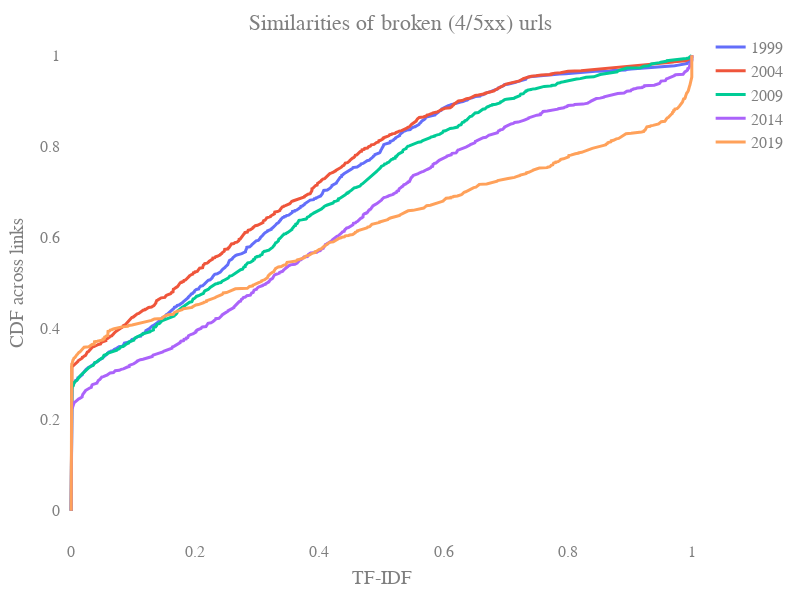
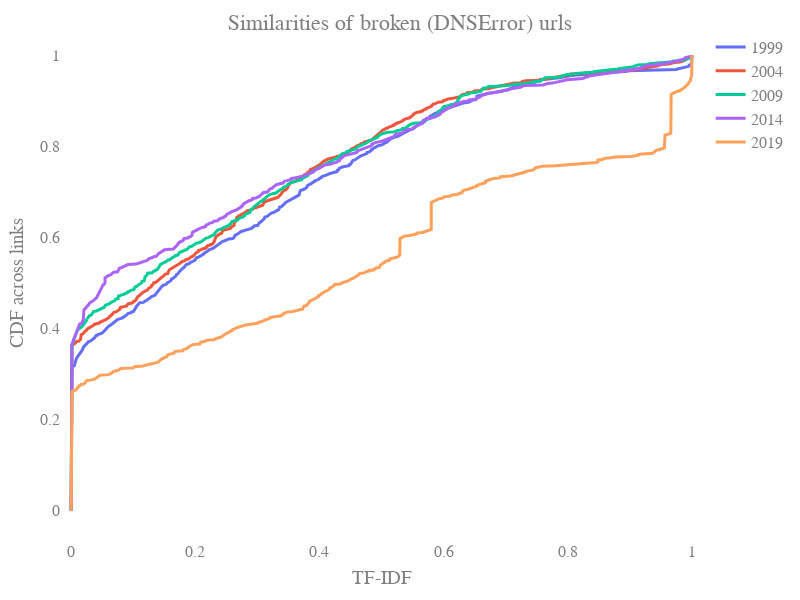

The notebook cell these images were saved under, in order:
### Markdown cell above
## Similarity on searched results of broken page
- Broken page contains 45xx, DNS, home-redirect, nonhome-redirect, and no-redirect

### Code cell
searched_urls = db.search_meta.aggregate([
    {"$match": {"usage": "represent"}},
    {"$lookup": {
        "from": "url_broken",
        "localField": "url",
        "foreignField": "_id",
        "as": "stat"
    }},
    {"$project": {"_id": False, 'url': True, 'stat': True, 'similarity': True}},
])

simi_dict = defaultdict(lambda: defaultdict(list))
for obj in list(searched_urls):
    url, simi, stat = obj['url'], obj['similarity'], obj['stat'][0]
    status = url_utils.status_categories(stat['status'], stat['detail'])
    simi_dict[status][str(stat['year'])].append(simi)
for status, year_simi in simi_dict.items():
    df = pd.concat([pd.DataFrame({k: year_simi[k]}) for k in sorted(year_simi)], axis=1)
    plotly_utils.plot_CDF(df, xtitle='TF-IDF', ytitle="CDF across links", title='Similarities of broken ({}) urls'.format(status))

### Figure 1 — Plotly figure (JSON) as saved in the notebook; plotly's stock layout.template omitted (floating-point values rounded to 4 significant figures; data arrays with more than 128 entries replaced by an {"elided": "..."} marker saying what was removed)
{"data": [{"line": {"width": 3}, "mode": "lines", "name": "1999", "type": "scatter", "x": {"elided": "995 float values"}, "y": {"elided": "995 float values"}}, {"line": {"width": 3}, "mode": "lines", "name": "2004", "type": "scatter", "x": {"elided": "998 float values"}, "y": {"elided": "998 float values"}}, {"line": {"width": 3}, "mode": "lines", "name": "2009", "type": "scatter", "x": {"elided": "997 float values"}, "y": {"elided": "997 float values"}}, {"line": {"width": 3}, "mode": "lines", "name": "2014", "type": "scatter", "x": {"elided": "990 float values"}, "y": {"elided": "990 float values"}}, {"line": {"width": 3}, "mode": "lines", "name": "2019", "type": "scatter", "x": {"elided": "982 float values"}, "y": {"elided": "982 float values"}}], "layout": {"autosize": false, "font": {"color": "#7f7f7f", "family": "Time New Roman", "size": 16}, "height": 600, "margin": {"b": 50, "l": 50, "pad": 4, "r": 50, "t": 30}, "plot_bgcolor": "rgba(0, 0, 0, 0)", "title": {"text": "Similarities of broken (4/5xx) urls", "x": 0.5, "yanchor": "top"}, "width": 800, "xaxis": {"range": [-0.01, 1.01], "title": {"text": "TF-IDF"}, "type": "linear"}, "yaxis": {"autorange": true, "range": [-0.05556, 1.056], "title": {"text": "CDF across links"}, "type": "linear"}}}

### Figure 2 — Plotly figure (JSON) as saved in the notebook; plotly's stock layout.template omitted (floating-point values rounded to 4 significant figures; data arrays with more than 128 entries replaced by an {"elided": "..."} marker saying what was removed)
{"data": [{"line": {"width": 3}, "mode": "lines", "name": "1999", "type": "scatter", "x": {"elided": "1000 float values"}, "y": {"elided": "1000 float values"}}, {"line": {"width": 3}, "mode": "lines", "name": "2004", "type": "scatter", "x": {"elided": "1000 float values"}, "y": {"elided": "1000 float values"}}, {"line": {"width": 3}, "mode": "lines", "name": "2009", "type": "scatter", "x": {"elided": "1000 float values"}, "y": {"elided": "1000 float values"}}, {"line": {"width": 3}, "mode": "lines", "name": "2014", "type": "scatter", "x": {"elided": "1000 float values"}, "y": {"elided": "1000 float values"}}, {"line": {"width": 3}, "mode": "lines", "name": "2019", "type": "scatter", "x": {"elided": "744 float values"}, "y": {"elided": "744 float values"}}], "layout": {"autosize": false, "font": {"color": "#7f7f7f", "family": "Time New Roman", "size": 16}, "height": 600, "margin": {"b": 50, "l": 50, "pad": 4, "r": 50, "t": 30}, "plot_bgcolor": "rgba(0, 0, 0, 0)", "title": {"text": "Similarities of broken (DNSError) urls", "x": 0.5, "yanchor": "top"}, "width": 800, "xaxis": {"range": [-0.01, 1.01], "title": {"text": "TF-IDF"}, "type": "linear"}, "yaxis": {"autorange": true, "range": [-0.05556, 1.056], "title": {"text": "CDF across links"}, "type": "linear"}}}
